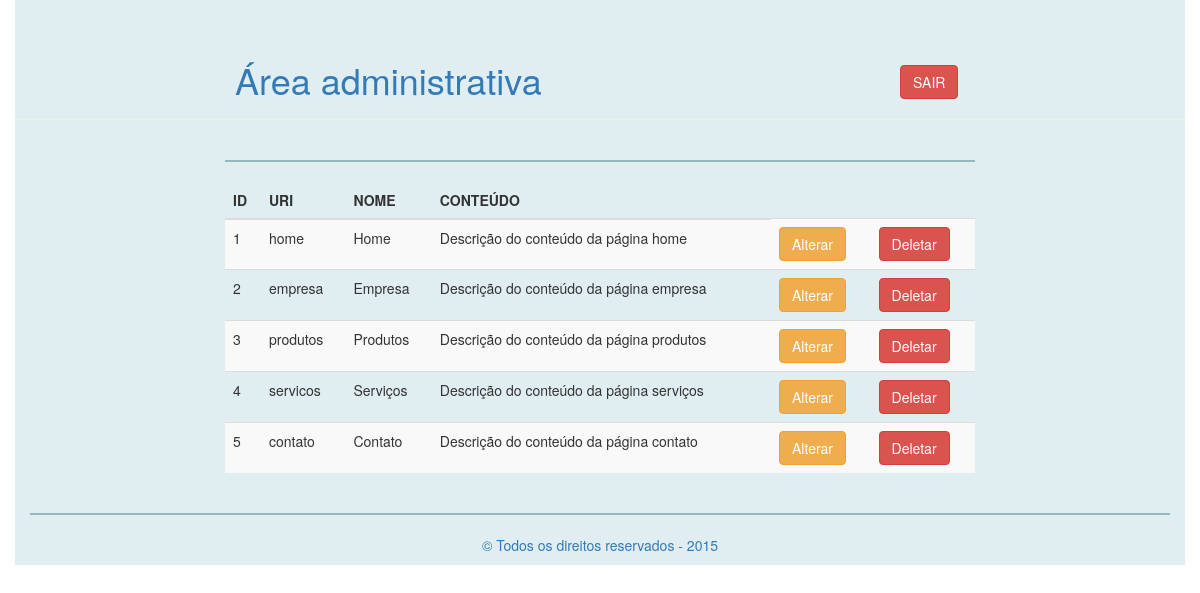
The page /admin/painel/ (signed in) on the database its author committed.
### tables this page shows
CREATE TABLE `pagina` (
  `id` int(10) NOT NULL AUTO_INCREMENT,
  `uri` varchar(250) NOT NULL,
  `nome` varchar(250) NOT NULL,
  `conteudo` varchar(250) NOT NULL,
  PRIMARY KEY (`id`)
);

### admin/painel/functions/functionsDb.php (called while the page is built, shortened)
<?php
function conexao(){
try {
    $config = include "config.php";
    $host       = (isset($config['db']['host']))        ? $config['db']['host']:null;
    $user       = (isset($config['db']['user']))        ? $config['db']['user']:null;
    $pass       = (isset($config['db']['pass']))        ? $config['db']['pass']:null;
    $name       = (isset($config['db']['name']))        ? $config['db']['name']:null;
    return new \PDO("mysql:host={$host};dbname={$name};charset=utf8", $user, $pass);
    } catch (\PDOException $e) {
        echo $e->getMessage(). "\n";
        echo $e->getTraceAsString(). "\n";
    }
}
function listar($tabela)
{
    $pdo = conexao();
    try {
        $listar = $pdo->prepare("select * from $tabela");
        $listar->execute();
        $dados = $listar->fetchAll(PDO::FETCH_ASSOC);
    } catch (PDOException $e) {
        die("Error: Código: {$e->getCode()} | Mensagem: {$e->getMessage()} |  Arquivo: {$e->getFile()} | linha: {$e->getLine()}");
    }
    return $dados ;
}

### admin/painel/pages/listarPages.php (the view, shortened to what this page needs)
<?php
$pagina = listar('pagina');
?>
     <hr />
    <div class=" box-table">
        <table class="table table-striped">
            <thead>
                <tr>
                    <th>ID</th>
                    <th>URI</th>
                    <th>NOME</th>
                    <th>CONTEÚDO</th>
                </tr>
            </thead>
            <tbody>
                <?php
                foreach ($pagina as $value) {
                ?>
                <tr>
                <td><?php echo $value['id'] ;?></td>
                <td><?php echo $value['uri'] ;?></td>
                <td><?php echo $value['nome'] ;?></td>
                <td><?php echo $value['conteudo'] ;?></td>
                <td><a href="alterarPages?id=<?php echo $value['id'] ;?>"><button class="btn btn-warning" type="submit" name="alterar" >Alterar</button></a></td>
                <td><a href="index.php?id=<?php echo $value['id'] ;?>"><button class="btn btn-danger" type="submit" name="deletar">Deletar</button></a></td>
                </tr>
                <?php
                }
                ?>
            </tbody>
        </table>
    </div>

### admin/painel/index.php (shortened to what this page needs)
<?php
require_once 'functions/functionsDb.php';
?>
<!DOCTYPE html>
<html lang="pt-br">
<head>
    <link href="css/estilo.css" type="text/css" rel="stylesheet" />
    <link href="css/bootstrap.css" type="text/css" rel="stylesheet" />
</head>
<body>
    <div class="container">
        <div id="conteudo">
            <div class="row">
                <div class="page-header col-md-12">
                    <div class="col-md-7 col-md-offset-2">
                        <h1>Área administrativa</h1>
                    </div>
                    <div class="col-md-1 margin-top">
                        <a href="logoff.php"><button class="btn btn-danger" type="submit" name="sair" >SAIR</button></a>
                    </div>
                </div>
                <div class="col-md-8 col-md-offset-2">
                    <?php require_once(route());?>
                </div>
            </div>
        </div>
        <footer class="footer">
            <hr />
            <p id="creditos">
                © Todos os direitos reservados -
                <?php
                    echo date("Y");
                ?>
            </p>
        </footer>
    </div>
</body>
</html>

### admin/painel/css/estilo.css (style rules this page uses)
.container { margin: auto; background: #e0eef1; }
h1 { color: #337ab7 !important; }
hr { border: 1px solid #94b8bf !important; }
.row { padding: 0; margin: 0; }
#creditos { text-align: center; color: #337ab7; }
.footer { position: relative; }
.margin-top { margin-top: 25px; }

### rows shown on the page
pagina: id "1", uri "home", nome "Home", conteudo "Descrição do conteúdo da página home"
pagina: id "2", uri "empresa", nome "Empresa", conteudo "Descrição do conteúdo da página empresa"
pagina: id "3", uri "produtos", nome "Produtos", conteudo "Descrição do conteúdo da página produtos"
pagina: id "4", uri "servicos", nome "Serviços", conteudo "Descrição do conteúdo da página serviços"
pagina: id "5", uri "contato", nome "Contato", conteudo "Descrição do conteúdo da página contato"
